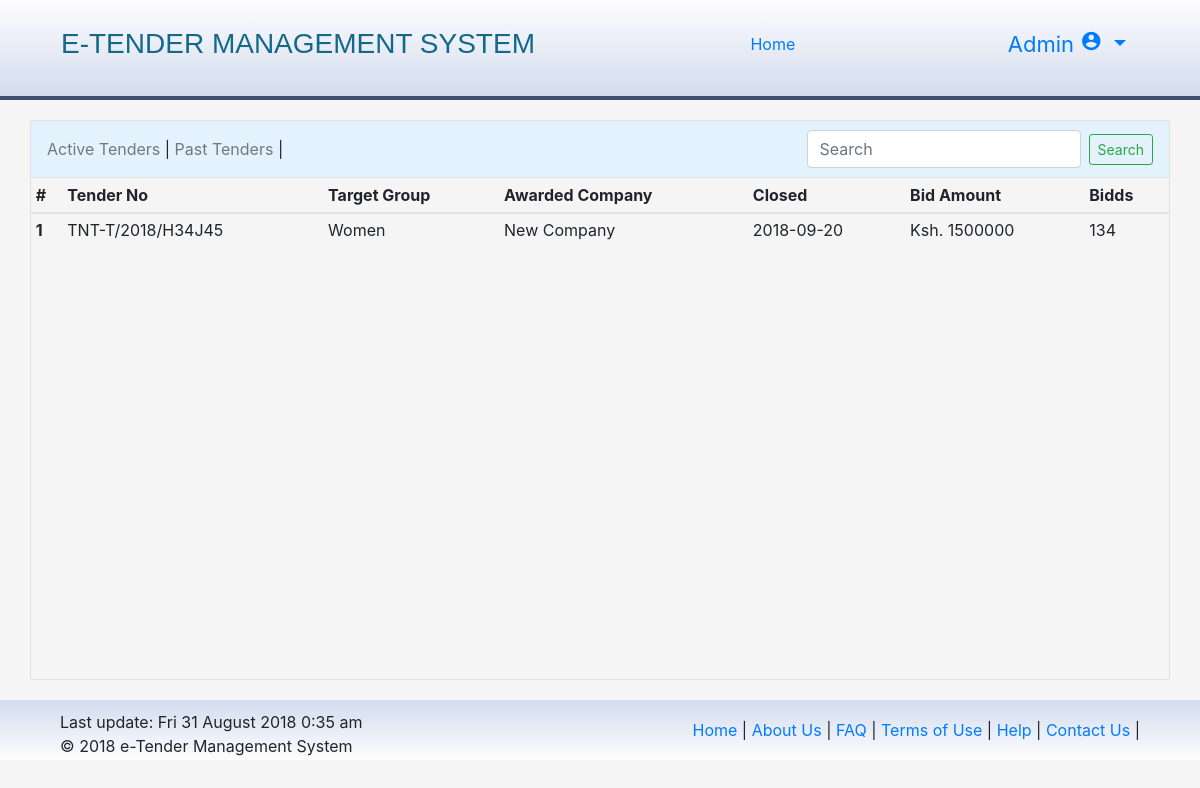
Screenshot of /pasttenders.php (signed in) with the database file from the repository.
### tables this page shows
CREATE TABLE `tenders` (
  `_id` int(11) NOT NULL,
  `tender_number` varchar(100) NOT NULL,
  `tender_cat` varchar(50) NOT NULL,
  `tender_type` varchar(50) NOT NULL,
  `tender_security` varchar(50) NOT NULL DEFAULT '0',
  `tender_closing` varchar(100) NOT NULL,
  `tender_desc` text NOT NULL,
  `added_by` varchar(100) NOT NULL,
  `approved` tinyint(1) NOT NULL DEFAULT '0',
  `tender_bids` int(11) NOT NULL,
  `awarded` tinyint(1) NOT NULL,
  `tender_awarded` varchar(100) DEFAULT NULL,
  `bid_amount` int(11) DEFAULT NULL,
  `expired` tinyint(1) NOT NULL DEFAULT '0',
  `dateadded` timestamp NOT NULL DEFAULT CURRENT_TIMESTAMP
);

### pasttenders.php (the view, shortened to what this page needs)
<?php
  include 'include/head.php';
?>
<div class="container body padding0">
  <?php
    include 'include/navigation.php';
  ?>
  <table class="table table-sm table-hover">
    <thead>
      <tr>
        <th scope="col">#</th>
        <th scope="col">Tender No</th>
        <th scope="col">Target Group</th>
        <th scope="col">Awarded Company</th>
        <th scope="col">Closed</th>
        <th scope="col">Bid Amount</th>
        <th scope="col">Bidds</th>
      </tr>
    </thead>
    <tbody>
    <?php
        $sql = "SELECT * FROM tenders WHERE awarded = '1'";
        $query = mysqli_query($db, $sql);
        $count = 0;
        while ($row = mysqli_fetch_assoc($query)) {
          $t_num = $row['tender_number'];
          $t_cat = $row['tender_cat'];
          $t_desc = $row['tender_desc'];
          $t_closing = $row['tender_closing'];
          $t_awarded = $row['tender_awarded'];
          $t_bids = $row['tender_bids'];
          $t_amount = $row['bid_amount'];
          $count++;
          switch ($t_cat) {
            case 'w':
              $category = "Women";
              break;
          }
          echo "
            <tr class='t-row'>
              <th scope='row'>$count</th>
              <td><span data-container='body' data-toggle='popover' title='$t_num' data-placement='bottom' data-content='$t_desc'>$t_num</span></td>
              <td>$category</td>
              <td>$t_awarded</td>
              <td>$t_closing</td>
              <td>Ksh. $t_amount</td>
              <td>$t_bids</td>
            </tr>
          ";
        }
      ?>
    </tbody>
  </table>
<?php
  include 'include/footer.php';
?>

### css/styles.css (style rules this page uses)
.padding0 { padding: 0!important; }
body { background: #f5f5f5; height: 100%; }
.body { min-height: 70%; margin: 20px auto; border: 1px solid #e2e2e2; }
table > tbody > tr { cursor: pointer; }

### rows the page displays
tenders: tender_number "TNT-T/2018/H34J45", tender_cat "Women", tender_awarded "New Company", tender_closing "2018-09-20", bid_amount "1500000", tender_bids "134"

### other values shown
$username "Admin"
